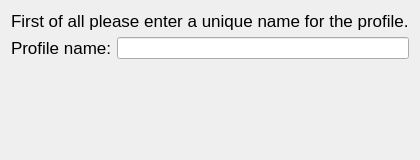
     <widget class="QWidget" name="wizardPage_2">
      <layout class="QGridLayout" name="gridLayout_3">
       <item row="1" column="0">
        <widget class="QLabel" name="profileNameLabel">
         <property name="maximumSize">
          <size>
           <width>100</width>
           <height>16777215</height>
          </size>
         </property>
         <property name="font">
          <font>
           <pointsize>13</pointsize>
          </font>
         </property>
         <property name="text">
          <string>Profile name:</string>
         </property>
        </widget>
       </item>
       <item row="1" column="1" colspan="2">
        <widget class="QLineEdit" name="profileNameLineEdit"/>
       </item>
       <item row="2" column="1">
        <spacer name="verticalSpacer">
         <property name="orientation">
          <enum>Qt::Orientation::Vertical</enum>
         </property>
         <property name="sizeHint" stdset="0">
          <size>
           <width>20</width>
           <height>90</height>
          </size>
         </property>
        </spacer>
       </item>
       <item row="0" column="0" colspan="3">
        <widget class="QLabel" name="descriptionsLabel">
         <property name="font">
          <font>
           <pointsize>13</pointsize>
           <italic>false</italic>
           <bold>false</bold>
          </font>
         </property>
         <property name="text">
          <string>First of all please enter a unique name for the profile.</string>
         </property>
        </widget>
       </item>
      </layout>
     </widget>
